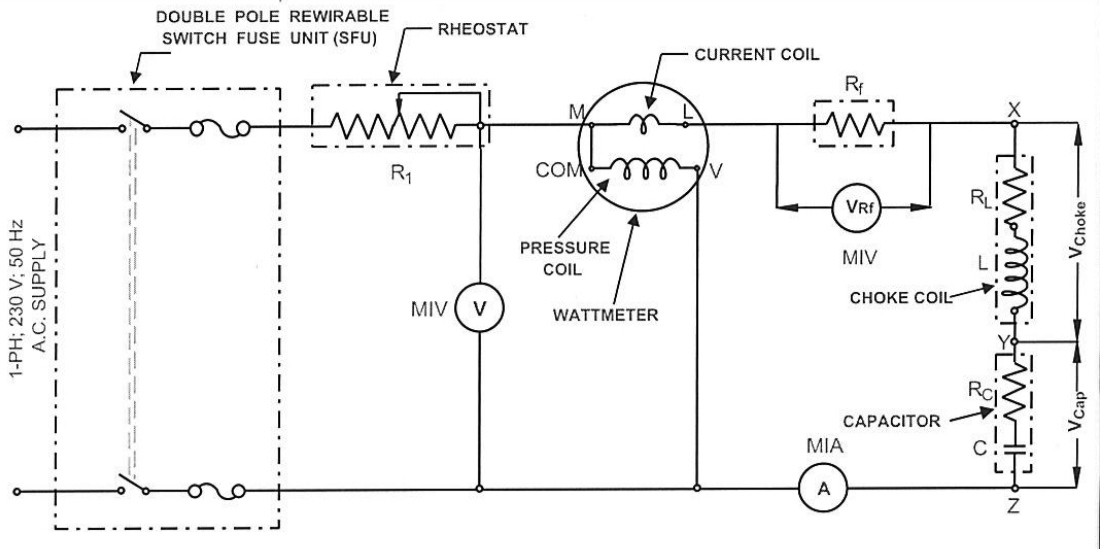
#> input picture python project/drawing/dia.jpg, 1100 x 549 px, found by its file name
$ python detect_line.py
#> lines starting #> are read from the running program, lines starting #| are printed output that depends on the picture
from PIL import Image
import numpy as np

img=Image.open('python project/drawing/dia.jpg')
#> img is the input picture: PIL image 1100x549 RGB; min 0, max 255, mean 243.3
arr=np.array(img)

print(img.size)
#| (1100, 549)


widt=0
l=False
line_ful=[]
for i in range(img.height):
    line=[]
    l=False
    for j in range(img.width):
        if arr[i,j,0]>100 and arr[i,j,1]>100 :
            arr[i][j]=[255,255,255]
            if l:
                if j-line[-1][1]>10:
                    line.append([i,j])
                else:
                    line.pop(-1)
                l=False

        else:
            #arr[i][j]=[128,0,128]
            if not l:
                line.append([i,j])
                l=True
    if l:
        line.append([i,j])

    line_ful.append(line)
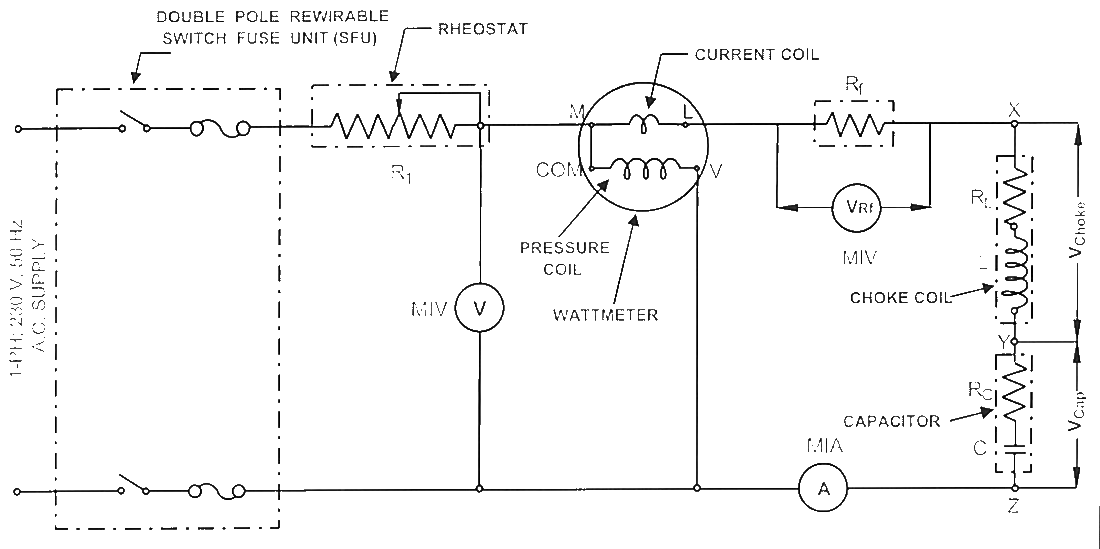
#> arr: shape (549, 1100, 3); min 0, max 255, mean 247.2

a=np.zeros([img.height,img.width,3],dtype=np.uint8)
for n,i in enumerate(line_ful):
    for j in range(0,len(i),2):
        try:
            print(str(i[j][1])+' -> '+str(i[j+1][1]))
            a[i[0][0],i[j][1]:i[j+1][1]]=[128,0,128]
        except:
            print(n,end=' == ')
            print(i)
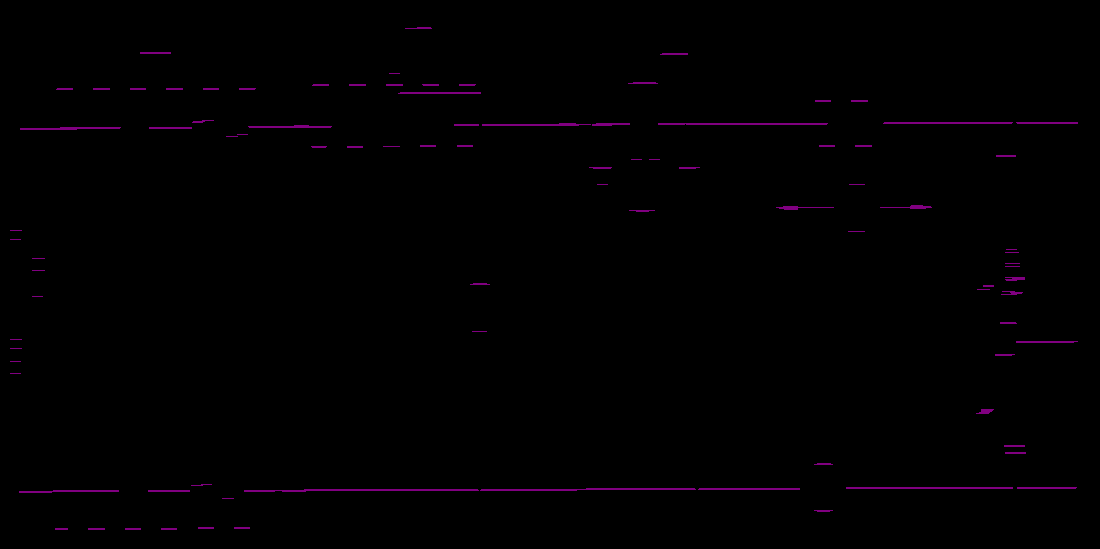
#> a: shape (549, 1100, 3); mean of channels 0, 1, 2 1.2, 0, 1.2; drawn as R, G, B


img=Image.fromarray(a)
img.save("python project/drawing/diagram.jpg")
